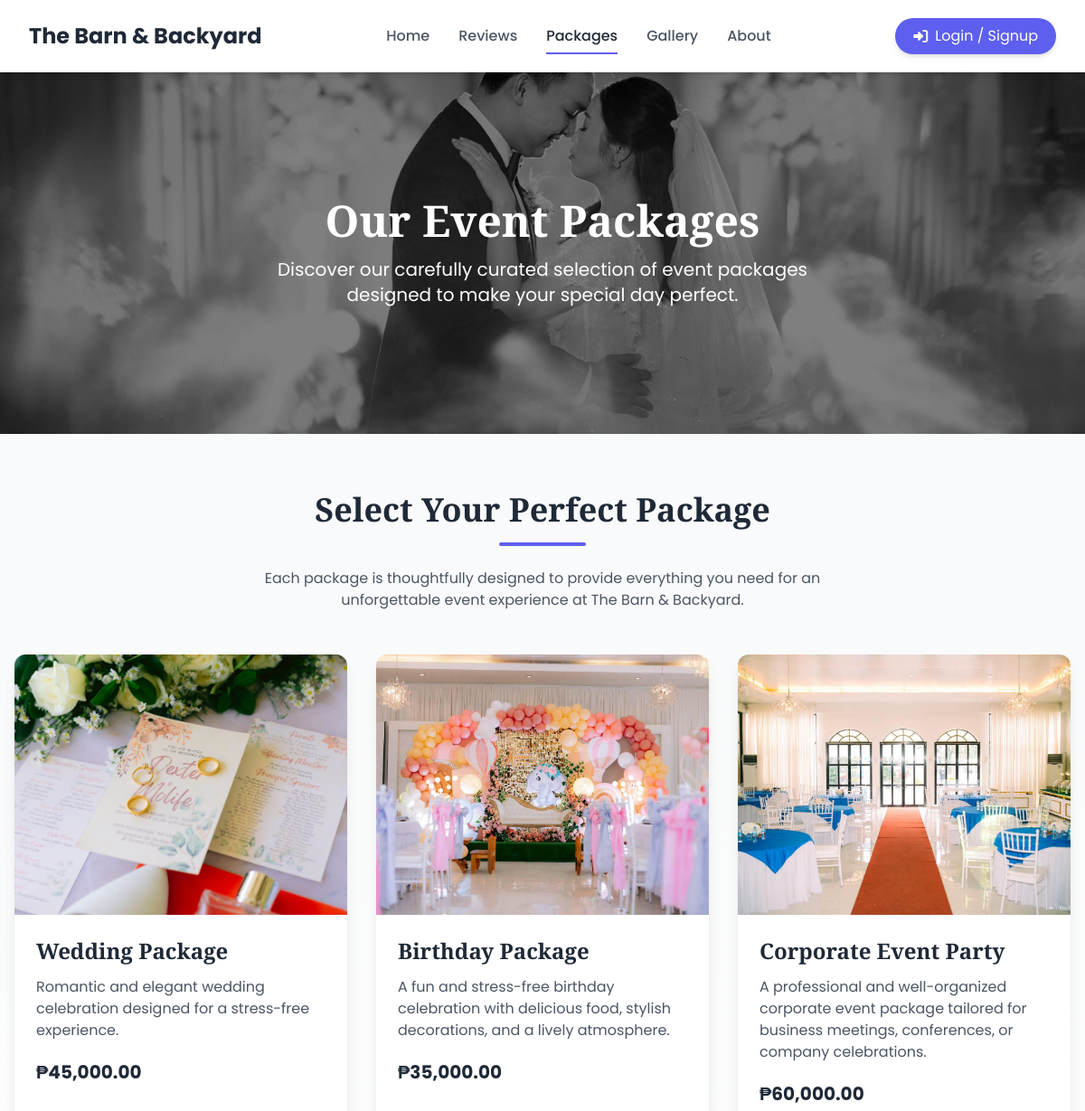
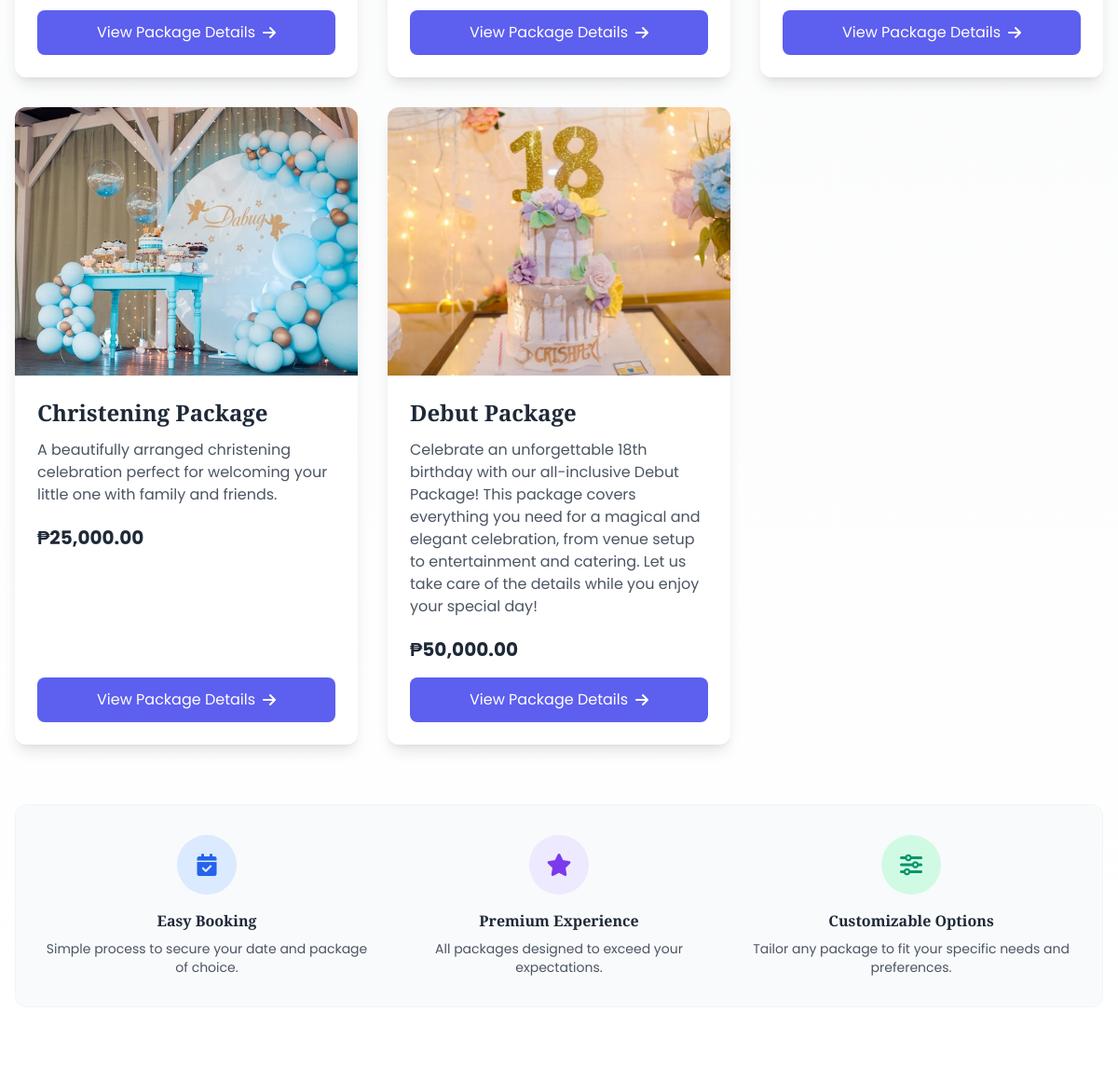
Page /pages/packages.php on the committed database (2 pictures, top to bottom).
### tables this page shows
CREATE TABLE `event_packages` (
  `id` int(11) NOT NULL,
  `name` varchar(255) NOT NULL,
  `price` decimal(10,0) DEFAULT NULL,
  `guest_capacity` int(11) DEFAULT NULL,
  `duration` int(11) NOT NULL COMMENT 'Duration in hours',
  `description` text DEFAULT NULL,
  `inclusions` text DEFAULT NULL,
  `exclusions` text DEFAULT NULL,
  `terms` text DEFAULT NULL,
  `image_path` varchar(255) DEFAULT NULL,
  `status` enum('active','inactive') NOT NULL DEFAULT 'active',
  `created_at` timestamp NOT NULL DEFAULT current_timestamp(),
  `updated_at` timestamp NOT NULL DEFAULT current_timestamp() ON UPDATE current_timestamp()
);

### pages/packages.php (the view, shortened to what this page needs)
<?php
include '../db/config.php';
$sql = "SELECT *, image_path FROM event_packages";
$result = $conn->query($sql);
?>
<!DOCTYPE html>
<html lang="en">
<head>
    <link href="https://cdn.jsdelivr.net/npm/tailwindcss@2.2.19/dist/tailwind.min.css" rel="stylesheet">
    <link rel="stylesheet" href="https://cdnjs.cloudflare.com/ajax/libs/font-awesome/6.0.0-beta3/css/all.min.css">
</head>
<body class="bg-gray-50">
    <nav class="sticky top-0 z-50 backdrop-filter backdrop-blur-lg bg-white bg-opacity-90 shadow-md transition-all">
        <div class="max-w-7xl mx-auto px-4 sm:px-6 lg:px-8">
            <div class="flex justify-between items-center h-20">
                <div class="flex items-center">
                    <a href="../index.php" class="flex items-center">
                        <span class="font-bold text-2xl text-gray-800">The Barn & Backyard</span>
                    </a>
                </div>
                <div class="hidden md:flex items-center space-x-8">
                    <a href="../index.php" class="py-2 text-gray-600 font-medium nav-link hover:text-gray-800">Home</a>
                    <a href="reviews.php" class="py-2 text-gray-600 font-medium nav-link hover:text-gray-800">Reviews</a>
                    <a href="packages.php" class="py-2 text-gray-800 font-medium nav-link active">Packages</a>
                    <a href="gallery.php" class="py-2 text-gray-600 font-medium nav-link hover:text-gray-800">Gallery</a>
                    <a href="about.php" class="py-2 text-gray-600 font-medium nav-link hover:text-gray-800">About</a>
                </div>
                <div class="md:flex items-center">
                    <?php if (isset($_SESSION['user_name'])): ?>
                        <div class="relative" id="userMenuContainer">
                            <button id="userMenuButton" class="flex items-center space-x-2 px-4 py-2 rounded-full bg-white shadow-sm hover:shadow-md transition-all text-gray-800 font-medium focus:outline-none">
                                <span>Welcome, <?php echo htmlspecialchars($_SESSION['user_name']); ?></span>
                                <svg xmlns="http://www.w3.org/2000/svg" class="h-4 w-4" fill="none" viewBox="0 0 24 24" stroke="currentColor">
                                    <path stroke-linecap="round" stroke-linejoin="round" stroke-width="2" d="M19 9l-7 7-7-7" />
                                </svg>
                            </button>
                            <div id="userMenuDropdown" class="absolute right-0 mt-3 w-48 bg-white rounded-xl shadow-xl py-2 hidden transform transition-all opacity-0 scale-95">
                                <a href="../users/profile.php" class="flex items-center px-4 py-3 text-gray-800 hover:bg-gray-100">
                                    <i class="fas fa-user-circle mr-2 text-gray-600"></i>
                                    My Profile
                                </a>
                                <a href="../users/my-bookings.php" class="flex items-center px-4 py-3 text-gray-800 hover:bg-gray-100">
                                    <i class="fas fa-calendar-check mr-2 text-gray-600"></i>
                                    My Bookings
                                </a>
                                <div class="border-t border-gray-200 my-1"></div>
                                <a href="../logout.php" class="flex items-center px-4 py-3 text-red-600 hover:bg-red-50">
                                    <i class="fas fa-sign-out-alt mr-2"></i>
                                    Logout
                                </a>
                            </div>
                        </div>
                    <?php else: ?>
                        <a href="../login.php" class="py-2 px-5 btn-primary rounded-full shadow-md transform transition-all duration-300 flex items-center space-x-2">
                            <i class="fas fa-sign-in-alt"></i>
                            <span>Login / Signup</span>
                        </a>
                    <?php endif; ?>
                </div>
            </div>
        </div>
    </nav>
    <div class="hero-section flex items-center justify-center" style="background-image: linear-gradient(rgba(0, 0, 0, 0.5), rgba(0, 0, 0, 0.5)), url('../img/e-1.jpg');">
        <div class="text-center text-white">
            <h1 class="text-5xl font-bold mb-4">Our Event Packages</h1>
            <p class="text-xl max-w-2xl mx-auto">Discover our carefully curated selection of event packages designed to make your special day perfect.</p>
        </div>
    </div>
    <div class="py-16 px-4 bg-gradient-to-b from-gray-50 to-white">
        <div class="max-w-7xl mx-auto">
            <div class="text-center mb-12">
                <h2 class="text-3xl md:text-4xl font-bold text-gray-800 mb-4">Select Your Perfect Package</h2>
                <div class="w-24 h-1 bg-primary-600 mx-auto mb-6 rounded-full" style="background-color: var(--primary-color);"></div>
                <p class="text-gray-600 max-w-2xl mx-auto">Each package is thoughtfully designed to provide everything you need for an unforgettable event experience at The Barn & Backyard.</p>
            </div>
            <?php if ($result->num_rows > 0): ?>
                <div class="grid md:grid-cols-2 lg:grid-cols-3 gap-8 staggered-fade-in">
                    <?php while($package = $result->fetch_assoc()): ?>
                        <div class="bg-white rounded-xl shadow-lg overflow-hidden package-card group hover:scale-[1.02] transition-all duration-300 flex flex-col">
                            <div class="relative h-72 overflow-hidden">
                                <img src="../<?php echo htmlspecialchars($package['image_path']); ?>"
                                     alt="<?php echo htmlspecialchars($package['name']); ?>"
                                     class="w-full h-full object-cover transition-transform duration-700 group-hover:scale-110">
                            </div>
                            <div class="p-6 flex flex-col flex-grow">
                                <h3 class="text-2xl font-bold mb-3 text-gray-800"><?php echo htmlspecialchars($package['name']); ?></h3>
                                <p class="text-gray-600 mb-5 line-clamp-2"><?php echo htmlspecialchars($package['description']); ?></p>
                                <p class="text-xl font-bold text-gray-800 mb-4">₱<?php echo number_format($package['price'], 2); ?></p>
                                <div class="flex-grow"></div>
                                <button onclick="openModal('<?php echo $package['id']; ?>', '../<?php echo $package['image_path']; ?>')"
                                        class="w-full py-3 btn-primary rounded-lg hover:bg-primary-700 transition-all flex items-center justify-center space-x-2 group" style="background-color: var(--primary-color);">
                                    <span>View Package Details</span>
                                    <i class="fas fa-arrow-right transform group-hover:translate-x-1 transition-transform"></i>
                                </button>
                            </div>
                        </div>
                    <?php endwhile; ?>
                </div>
            <?php endif; ?>
            <div class="mt-16 bg-gray-50 rounded-xl p-8 border border-gray-100 animate-fade-in-up">
                <div class="grid md:grid-cols-3 gap-8 staggered-fade-in">
                    <div class="text-center">
                        <div class="w-16 h-16 mx-auto bg-blue-100 rounded-full flex items-center justify-center mb-4">
                            <i class="fas fa-calendar-check text-2xl text-blue-600"></i>
                        </div>
                        <h3 class="font-semibold text-gray-800 mb-2">Easy Booking</h3>
                        <p class="text-gray-600 text-sm">Simple process to secure your date and package of choice.</p>
                    </div>
                    <div class="text-center">
                        <div class="w-16 h-16 mx-auto bg-purple-100 rounded-full flex items-center justify-center mb-4">
                            <i class="fas fa-star text-2xl text-purple-600"></i>
                        </div>
                        <h3 class="font-semibold text-gray-800 mb-2">Premium Experience</h3>
                        <p class="text-gray-600 text-sm">All packages designed to exceed your expectations.</p>
                    </div>
                    <div class="text-center">
                        <div class="w-16 h-16 mx-auto bg-green-100 rounded-full flex items-center justify-center mb-4">
                            <i class="fas fa-sliders-h text-2xl text-green-600"></i>
                        </div>
                        <h3 class="font-semibold text-gray-800 mb-2">Customizable Options</h3>
                        <p class="text-gray-600 text-sm">Tailor any package to fit your specific needs and preferences.</p>
                    </div>
                </div>
            </div>
        </div>
    </div>
</body>
</html>

### pages/packages.php (style rules this page uses)
body { font-family: 'Poppins', sans-serif; }
h1, h2, h3 { font-family: 'Playfair Display', serif; }
.package-card { transition: all 0.3s ease; }
.hero-section { background-image: linear-gradient(rgba(0, 0, 0, 0.5), rgba(0, 0, 0, 0.5)), url('../img/e-1.jpg'); background-size: cover; background-position: center; height: 400px; }
:root { --primary-color: #5D5FEF; --secondary-color: #E0E7FF; --accent-color: #3F3D56; --light-bg: #F9FAFB; --header-font: 'Playfair Display', serif; --body-font: 'Poppins', sans-serif; }
.nav-link { position: relative; }
.nav-link::after { content: ''; position: absolute; width: 0; height: 2px; bottom: 0; left: 0; background-color: #5D5FEF; transition: width 0.3s ease; }
.nav-link.active::after { width: 100%; }
.btn-primary { background-color: var(--primary-color); color: white; transition: all 0.3s ease; }
.transition-all { transition: all 0.4s cubic-bezier(0.4, 0, 0.2, 1); }
.animate-fade-in-up { animation: fadeInUp 0.8s ease forwards; }
.staggered-fade-in > * { opacity: 0; animation: fadeIn 0.5s ease forwards; }
.staggered-fade-in > *:nth-child(1) { animation-delay: 0.1s; }
.staggered-fade-in > *:nth-child(2) { animation-delay: 0.2s; }
.staggered-fade-in > *:nth-child(3) { animation-delay: 0.3s; }
.staggered-fade-in > *:nth-child(4) { animation-delay: 0.4s; }
.staggered-fade-in > *:nth-child(5) { animation-delay: 0.5s; }

### rows in the picture
event_packages: image_path (picture), name "Wedding Package", description "Romantic and elegant wedding celebration designed for a stress-free experience.", price "45,000.00"
event_packages: image_path (picture), name "Birthday Package", description "A fun and stress-free birthday celebration with delicious food, stylish decorations, and a lively atmosphere.", price "35,000.00"
event_packages: image_path (picture), name "Corporate Event Party", description "A professional and well-organized corporate event package tailored for business meetings, conferences, or company celebrations.", price "60,000.00"
event_packages: image_path (picture), name "Christening Package", description "A beautifully arranged christening celebration perfect for welcoming your little one with family and friends.", price "25,000.00"
event_packages: image_path (picture), name "Debut Package", description "Celebrate an unforgettable 18th birthday with our all-inclusive Debut Package! This package covers everything you need for a magical and elegant celebration, from venue setup to entertainment and catering. Let us take care of the details while you enjoy your special day!", price "50,000.00"
